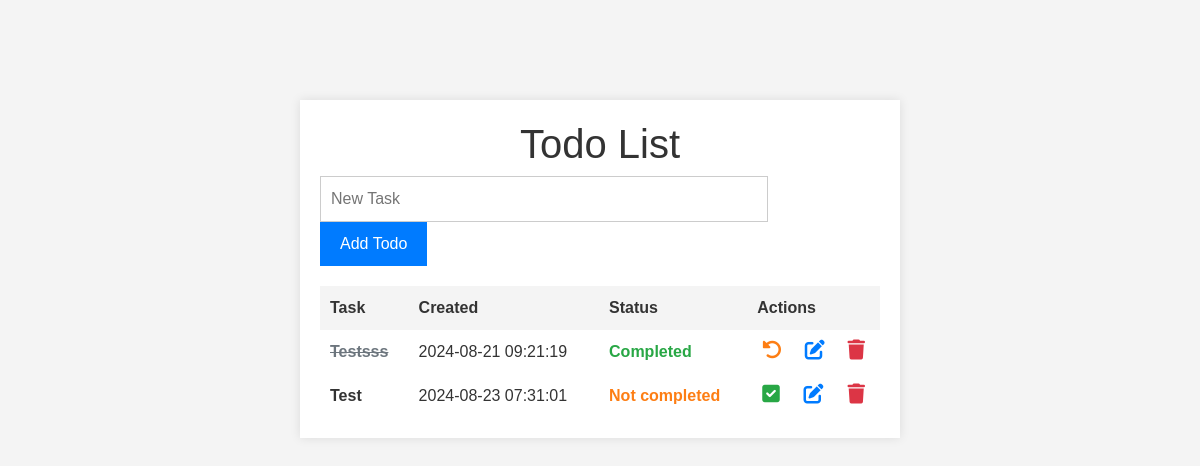
Before: / with the older database file.
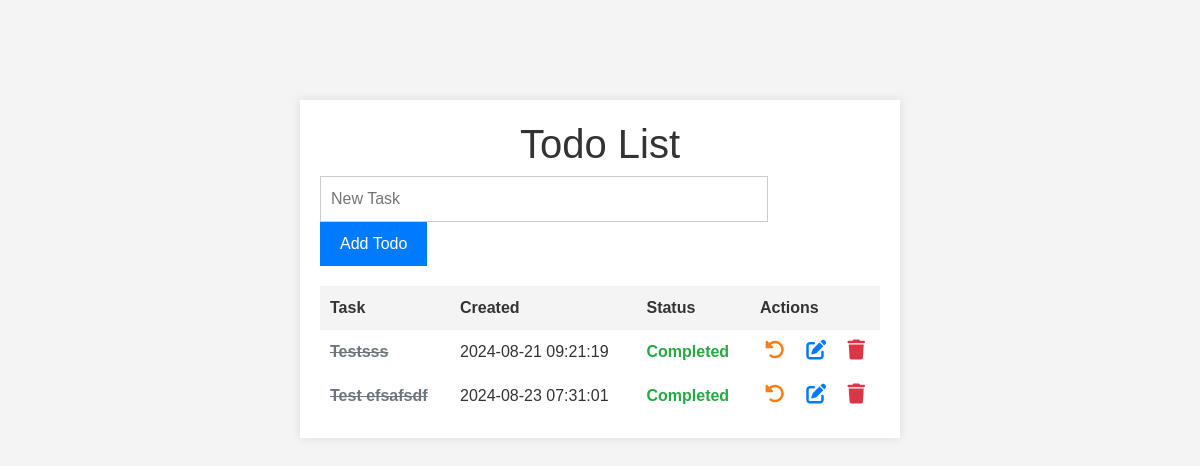
After: the same page with the newer database file.
### tables this page shows
CREATE TABLE todos (
    id INTEGER PRIMARY KEY AUTOINCREMENT,
    task TEXT NOT NULL,
    created_at TIMESTAMP DEFAULT CURRENT_TIMESTAMP,
    completed BOOLEAN NOT NULL CHECK (completed IN (0, 1)) DEFAULT 0
);

### app.py (the view)
@app.route('/')
def index():
    db = get_db()
    cur = db.execute('SELECT id, task, created_at, completed FROM todos')
    todos = cur.fetchall()
    return render_template('index.html', todos=todos)

### app.py (called while the page is built)
def get_db():
    if 'db' not in g:
        g.db = sqlite3.connect(
            'instance/todo.db',
            detect_types=sqlite3.PARSE_DECLTYPES
        )
        g.db.row_factory = sqlite3.Row
    return g.db

@app.teardown_appcontext
def close_connection(exception):
    db = getattr(g, '_database', None)
    if db is not None:
        db.close()

### templates/index.html (shortened to what this page needs)
<!DOCTYPE html>
<html lang="en">
    <head>
        <link
            href="https://cdn.jsdelivr.net/npm/bootstrap@5.0.0-beta2/dist/css/bootstrap.min.css"
            rel="stylesheet"
        />
        <link
            rel="stylesheet"
            href="https://cdnjs.cloudflare.com/ajax/libs/font-awesome/6.0.0-beta3/css/all.min.css"
        />
        <link
            rel="stylesheet"
            type="text/css"
            href="{{ url_for('static', filename='css/colors.css') }}"
        />
        <link
            rel="stylesheet"
            type="text/css"
            href="{{ url_for('static', filename='css/styles.css') }}"
        />
    </head>
    <body>
        <div class="container">
            <h1>Todo List</h1>
            <form method="POST" action="{{ url_for('add') }}">
                <input type="text" name="todo" placeholder="New Task" required />
                <button type="submit">Add Todo</button>
            </form>
            <table>
                <thead>
                    <tr>
                        <th>Task</th>
                        <th>Created</th>
                        <th>Status</th>
                        <th>Actions</th>
                    </tr>
                </thead>
                <tbody>
                    {% for todo in todos %}
                    <tr>
                        <td>
                            <strong class="{% if todo.completed %}task-completed{% endif %}"
                                >{{ todo.task }}</strong
                            >
                        </td>
                        <td>{{ todo.created_at }}</td>
                        <td
                            class="{% if todo.completed %}status-completed{% else %}status-not-completed{% endif %}"
                        >
                            {{ 'Completed' if todo.completed else 'Not completed' }}
                        </td>
                        <td class="actions">
                            {% if not todo.completed %}
                            <a class="green" href="{{ url_for('toggle', todo_id=todo.id) }}">
                                <i class="fas fa-check-square fa-lg"></i>
                            </a>
                            {% else %}
                            <a class="orange" href="{{ url_for('toggle', todo_id=todo.id) }}">
                                <i class="fas fa-undo-alt fa-lg"></i>
                            </a>
                            {% endif %}
                            <a
                                class="blue"
                                href="#"
                                onclick="openEditModal('{{ todo.id }}', '{{ todo.task }}')"
                            >
                                <i class="fas fa-edit fa-lg"></i>
                            </a>
                            <a
                                class="red"
                                href="{{ url_for('delete', todo_id=todo.id) }}"
                                onclick="return confirm('Are you sure you want to delete this task?')"
                            >
                                <i class="fas fa-trash fa-lg"></i>
                            </a>
                        </td>
                    </tr>
                    {% endfor %}
                </tbody>
            </table>
        </div>
    </body>
</html>

### static/css/colors.css (style rules this page uses)
:root { --primary-color: #007bff; --dark-primary-color: #0056b3; --secondary-color: #28a745; --alert-color: #dc3545; --highlight-color: #fd7e14; --background-color: #f4f4f4; --text-color: #333; --modal-background: #fefefe; --modal-border-color: #888; --overlay-color: rgba(0, 0, 0, 0.5); --gray-text-color: #6c757d; }

### static/css/styles.css (style rules this page uses)
body { font-family: Arial, sans-serif; background-color: var(--background-color); color: var(--text-color); margin: 0; padding: 0; }
.container { width: 50%; margin: 100px auto; background: #ffffff; padding: 20px; box-shadow: 0px 0px 10px rgba(0, 0, 0, 0.1); }
h1 { text-align: center; color: #333; }
form { margin-bottom: 20px; }
input[type="text"] { width: 80%; padding: 10px; margin-right: 10px; border: 1px solid #ccc; }
button { padding: 10px 20px; background-color: var(--primary-color); color: white; border: none; cursor: pointer; }
table { width: 100%; border-collapse: collapse; margin: auto; }
th, td { padding: 10px; text-align: left; }
th { background-color: var(--background-color); }
.task-completed { text-decoration: line-through; color: var(--gray-text-color); }
.actions { display: flex; justify-content: space-between; align-items: center; gap: 15px; margin: 0 5px; cursor: pointer; }
.actions a { text-decoration: none; color: inherit; display: flex; align-items: center; gap: 5px; }
.actions i { font-size: 1.25rem; vertical-align: middle; line-height: 1; }
td.actions { vertical-align: middle; }
.actions a.orange { color: var(--highlight-color); }
.actions a.blue { color: var(--primary-color); }
.actions a.red { color: var(--alert-color); }
.status-completed { color: var(--secondary-color); font-weight: bold; }

Changed rows visible on the page:
changed todos: task "Test" → "Test efsafsdf"; completed "Not completed" → "Completed"
